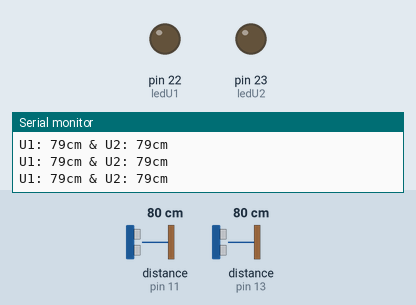
Simulated run of this sketch. Board: Arduino Mega 2560, built with avr-gcc and run on an emulated ATmega2560. On the bench: output pins drawn as LEDs (lit = HIGH), the last lines printed to the serial monitor. Wiring (inferred from the names in the program): 2 × ultrasonic range finder: trigger pin 10, echo pin 11 / trigger pin 12, echo pin 13. Dashed ring = blinking. Inputs (shaded band) come from the test bench; at power-on: distance to the obstacle (sensors on pin 11, pin 13) 80 cm. The echo pulse lasts 58.3 µs per cm; pins used as bus, display or sensor lines are not drawn.

Above: at 1.2 s.
1.3 s: distance to the obstacle (sensor on pin 11) set to 22 cm
2.8 s: distance to the obstacle (sensor on pin 11) set to 18 cm
At 2.88 s:
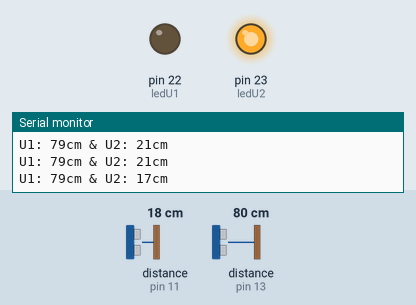
5.8 s: distance to the obstacle (sensor on pin 13) set to 22 cm
8.8 s: distance to the obstacle (sensor on pin 13) set to 18 cm
At 8.89 s:
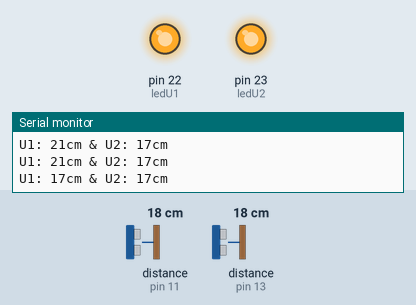
11.8 s: distance to the obstacle (sensor on pin 11) set to 250 cm
At 12.02 s:
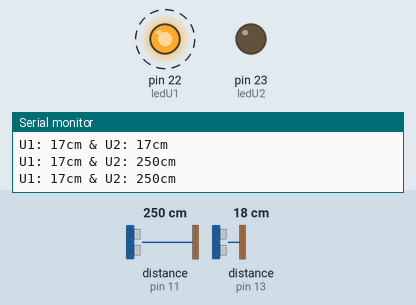
14.8 s: distance to the obstacle (sensor on pin 11) set to 2 cm
At 15.04 s:
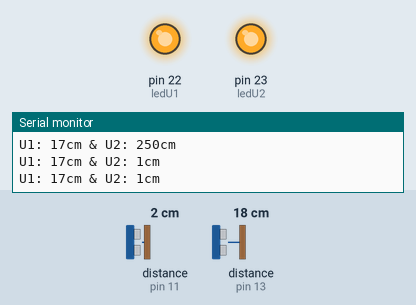
Timing chart, 0 to 17.8 s (numbered marks = the images above; inputs shaded):
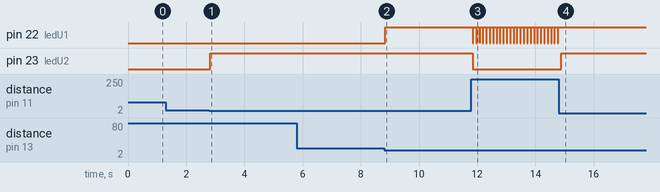

Measured:
- the behaviour switches between 21 and 20 cm on distance to the obstacle (sensor on pin 11) (found by bisection; images 0 and 1)
- the behaviour switches between 21 and 20 cm on distance to the obstacle (sensor on pin 13) (found by bisection; images 1 and 2)
- after the input at 2.8 s, pin 23 (ledU2): LOW → HIGH at once
- after the input at 8.8 s, pin 22 (ledU1): LOW → HIGH after 0.05 s
- after the input at 11.8 s, pin 22 (ledU1): alternates HIGH for 0.10 s and LOW for 0.02 s, starting at once; pin 23 (ledU2): HIGH → LOW at once
- after the input at 14.8 s, pin 22 (ledU1): stops changing and stays HIGH; pin 23 (ledU2): LOW → HIGH after 0.09 s

The sketch:

simulationRobot.ino
```cpp
int trigPinU1 = 12;
int echoPinU1 = 13;
int ledU1 = 22;
int trigPinU2 = 10;
int echoPinU2 = 11;
int ledU2 = 23;
long duration, distance, U1, U2;

void setup() {
  Serial.begin(9600);
  pinMode(trigPinU1, OUTPUT);
  pinMode(echoPinU1, INPUT);
  pinMode(trigPinU2, OUTPUT);
  pinMode(echoPinU2, INPUT);
  pinMode(ledU1, OUTPUT);
  pinMode(ledU2, OUTPUT);
}

void loop() {
  digitalWrite(ledU1, LOW);
  digitalWrite(ledU2, LOW);

  SonarSensor(trigPinU2, echoPinU2, ledU2);
  U2 = distance;
  SonarSensor(trigPinU1, echoPinU1, ledU1);
  U1 = distance;

  Serial.print("U1: ");
  Serial.print(U1);
  Serial.print("cm & U2: ");
  Serial.print(U2);
  Serial.println("cm");

  delay(100);

}

void SonarSensor(int trigPin, int echoPin, int ledPin){
  digitalWrite(trigPin, LOW);
  delayMicroseconds(2);
  digitalWrite(trigPin, HIGH);
  delayMicroseconds(10);
  digitalWrite(trigPin, LOW);
  duration = pulseIn(echoPin, HIGH);
  distance = (duration / (2*29.1));
  if(distance < 20) digitalWrite(ledPin, HIGH);
  else  digitalWrite(ledPin, LOW);
}
```
